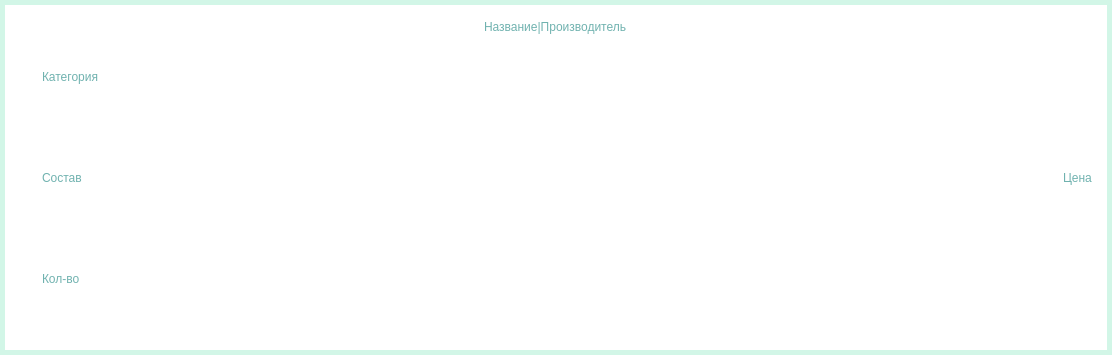
<?xml version="1.0" encoding="UTF-8"?>
<ui version="4.0">
 <class>Form</class>
 <widget class="QWidget" name="Form">
  <property name="geometry">
   <rect>
    <x>0</x>
    <y>0</y>
    <width>1112</width>
    <height>355</height>
   </rect>
  </property>
  <property name="windowTitle">
   <string>Form</string>
  </property>
  <property name="styleSheet">
   <string notr="true">*{
	font: 24pt &quot;Calibri&quot;;
	color:#70B2AF;
}
#header{
	background-color:#D2F6E7;
}
#Form{
	border:5px solid #D2F6E7;
	background-color:#fff;
}
#Form:hover{
	background-color:#D2F6E7;
}
QPushButton{
	background-color:#70B2AF;
	color:#D2F6E7;
}
QPushButton:hover{
	background-color:#D2F6E7;
	color:#70B2AF;
}
QScrollArea{
	background-color:#fff;
}
</string>
  </property>
  <layout class="QHBoxLayout" name="horizontalLayout_2">
   <item alignment="Qt::AlignmentFlag::AlignLeft">
    <widget class="QWidget" name="horizontalWidget" native="true">
     <layout class="QHBoxLayout" name="horizontalLayout">
      <item>
       <widget class="QLabel" name="img">
        <property name="maximumSize">
         <size>
          <width>100</width>
          <height>100</height>
         </size>
        </property>
        <property name="text">
         <string/>
        </property>
        <property name="pixmap">
         <pixmap>../img/picture.png</pixmap>
        </property>
        <property name="scaledContents">
         <bool>true</bool>
        </property>
       </widget>
      </item>
      <item>
       <widget class="QWidget" name="verticalWidget" native="true">
        <layout class="QVBoxLayout" name="verticalLayout">
         <item>
          <widget class="QLabel" name="cat">
           <property name="text">
            <string>Категория</string>
           </property>
           <property name="wordWrap">
            <bool>true</bool>
           </property>
          </widget>
         </item>
         <item>
          <widget class="QLabel" name="structure">
           <property name="text">
            <string>Состав</string>
           </property>
           <property name="wordWrap">
            <bool>true</bool>
           </property>
          </widget>
         </item>
         <item>
          <widget class="QLabel" name="total_count">
           <property name="text">
            <string>Кол-во</string>
           </property>
           <property name="wordWrap">
            <bool>true</bool>
           </property>
          </widget>
         </item>
        </layout>
       </widget>
      </item>
     </layout>
    </widget>
   </item>
   <item>
    <widget class="QWidget" name="horizontalWidget_2" native="true">
     <layout class="QHBoxLayout" name="horizontalLayout_3">
      <item alignment="Qt::AlignmentFlag::AlignHCenter|Qt::AlignmentFlag::AlignTop">
       <widget class="QLabel" name="name">
        <property name="text">
         <string>Название|Производитель</string>
        </property>
        <property name="wordWrap">
         <bool>false</bool>
        </property>
       </widget>
      </item>
     </layout>
    </widget>
   </item>
   <item alignment="Qt::AlignmentFlag::AlignRight">
    <widget class="QWidget" name="horizontalWidget_3" native="true">
     <layout class="QHBoxLayout" name="horizontalLayout_4">
      <item alignment="Qt::AlignmentFlag::AlignHCenter">
       <widget class="QLabel" name="price">
        <property name="text">
         <string>Цена</string>
        </property>
        <property name="wordWrap">
         <bool>true</bool>
        </property>
       </widget>
      </item>
     </layout>
    </widget>
   </item>
  </layout>
 </widget>
 <resources/>
 <connections/>
</ui>
